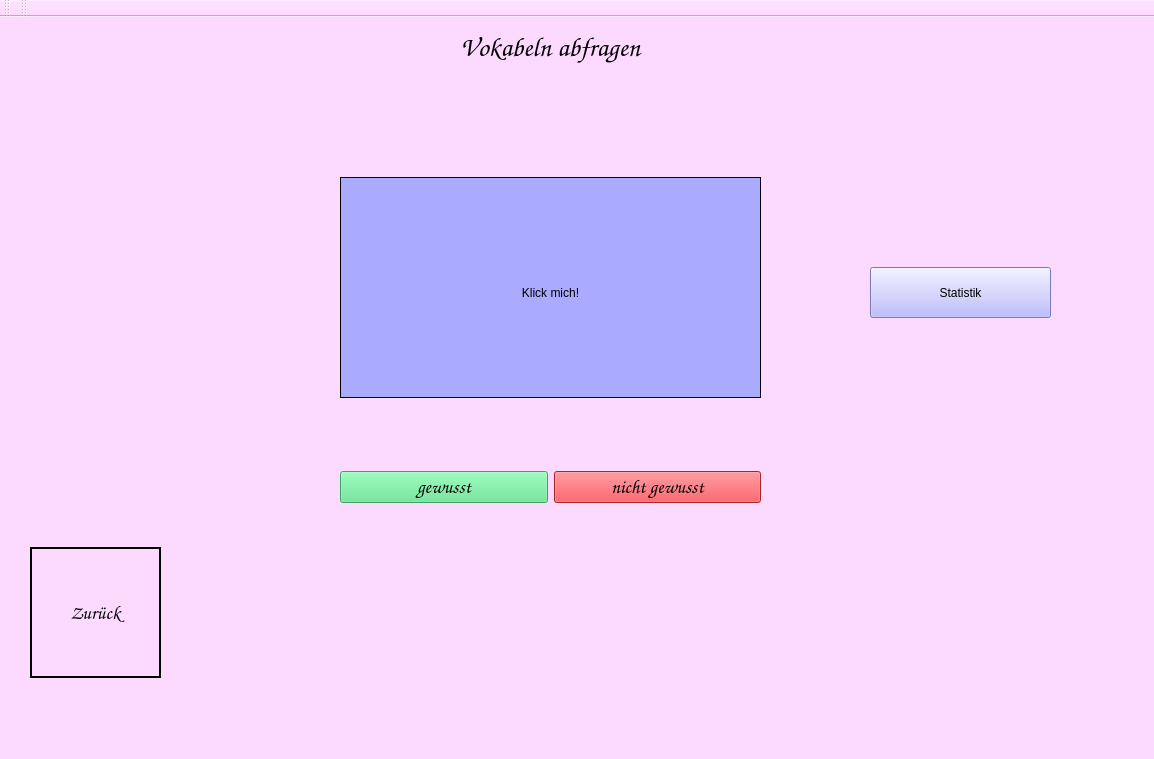
<?xml version="1.0" encoding="UTF-8"?>
<ui version="4.0">
 <class>WindowVocabularyAsking</class>
 <widget class="QMainWindow" name="WindowVocabularyAsking">
  <property name="geometry">
   <rect>
    <x>0</x>
    <y>0</y>
    <width>1154</width>
    <height>759</height>
   </rect>
  </property>
  <property name="windowTitle">
   <string>Vokabln_abfragen</string>
  </property>
  <property name="styleSheet">
   <string notr="true">background-color: rgb(252, 217, 255);</string>
  </property>
  <widget class="QWidget" name="centralwidget">
   <widget class="QLabel" name="label">
    <property name="geometry">
     <rect>
      <x>450</x>
      <y>10</y>
      <width>201</width>
      <height>41</height>
     </rect>
    </property>
    <property name="font">
     <font>
      <family>Comic Sans MS</family>
      <pointsize>20</pointsize>
      <bold>true</bold>
     </font>
    </property>
    <property name="layoutDirection">
     <enum>Qt::LayoutDirection::LeftToRight</enum>
    </property>
    <property name="text">
     <string>Vokabeln abfragen</string>
    </property>
    <property name="alignment">
     <set>Qt::AlignmentFlag::AlignCenter</set>
    </property>
   </widget>
   <widget class="QLabel" name="label_2">
    <property name="geometry">
     <rect>
      <x>30</x>
      <y>530</y>
      <width>131</width>
      <height>131</height>
     </rect>
    </property>
    <property name="text">
     <string/>
    </property>
    <property name="pixmap">
     <pixmap>../pictures/horse_back.png</pixmap>
    </property>
    <property name="scaledContents">
     <bool>true</bool>
    </property>
   </widget>
   <widget class="QPushButton" name="pb_back">
    <property name="geometry">
     <rect>
      <x>30</x>
      <y>530</y>
      <width>131</width>
      <height>131</height>
     </rect>
    </property>
    <property name="font">
     <font>
      <family>Comic Sans MS</family>
      <pointsize>14</pointsize>
      <bold>true</bold>
     </font>
    </property>
    <property name="styleSheet">
     <string notr="true">background-color: transparent;
border-color: rgb(0, 0, 0);
border: 2px solid black;</string>
    </property>
    <property name="text">
     <string>Zurück</string>
    </property>
   </widget>
   <widget class="QFrame" name="karte">
    <property name="geometry">
     <rect>
      <x>340</x>
      <y>160</y>
      <width>421</width>
      <height>221</height>
     </rect>
    </property>
    <property name="styleSheet">
     <string notr="true">background-color: rgb(170, 170, 255)
</string>
    </property>
    <property name="frameShape">
     <enum>QFrame::Shape::StyledPanel</enum>
    </property>
    <property name="frameShadow">
     <enum>QFrame::Shadow::Raised</enum>
    </property>
    <widget class="QPushButton" name="pb_card">
     <property name="geometry">
      <rect>
       <x>0</x>
       <y>0</y>
       <width>421</width>
       <height>221</height>
      </rect>
     </property>
     <property name="styleSheet">
      <string notr="true">background-color: transparent;
border-color: rgb(0, 0, 0);
border: 1px solid black;</string>
     </property>
     <property name="text">
      <string/>
     </property>
    </widget>
    <widget class="QWidget" name="verticalLayoutWidget">
     <property name="geometry">
      <rect>
       <x>0</x>
       <y>0</y>
       <width>421</width>
       <height>231</height>
      </rect>
     </property>
     <layout class="QVBoxLayout" name="verticalLayout_3">
      <item>
       <widget class="QLabel" name="l_card">
        <property name="text">
         <string>Klick mich!</string>
        </property>
        <property name="alignment">
         <set>Qt::AlignmentFlag::AlignCenter</set>
        </property>
       </widget>
      </item>
     </layout>
    </widget>
    <zorder>verticalLayoutWidget</zorder>
    <zorder>pb_card</zorder>
   </widget>
   <widget class="QWidget" name="horizontalLayoutWidget">
    <property name="geometry">
     <rect>
      <x>340</x>
      <y>430</y>
      <width>421</width>
      <height>80</height>
     </rect>
    </property>
    <layout class="QHBoxLayout" name="horizontalLayout">
     <item>
      <widget class="QPushButton" name="pb_known">
       <property name="font">
        <font>
         <family>Comic Sans MS</family>
         <pointsize>14</pointsize>
         <bold>true</bold>
        </font>
       </property>
       <property name="styleSheet">
        <string notr="true">background-color: rgb(87, 227, 137);</string>
       </property>
       <property name="text">
        <string>gewusst</string>
       </property>
      </widget>
     </item>
     <item>
      <widget class="QPushButton" name="pb_not_known">
       <property name="font">
        <font>
         <family>Comic Sans MS</family>
         <pointsize>14</pointsize>
         <bold>true</bold>
        </font>
       </property>
       <property name="styleSheet">
        <string notr="true">
background-color: rgb(237, 51, 59);</string>
       </property>
       <property name="text">
        <string>nicht gewusst</string>
       </property>
      </widget>
     </item>
    </layout>
   </widget>
   <widget class="QPushButton" name="pb_statistic">
    <property name="geometry">
     <rect>
      <x>870</x>
      <y>250</y>
      <width>181</width>
      <height>51</height>
     </rect>
    </property>
    <property name="styleSheet">
     <string notr="true">background-color: rgb(170, 170, 255);</string>
    </property>
    <property name="text">
     <string>Statistik</string>
    </property>
   </widget>
  </widget>
  <widget class="QMenuBar" name="menubar">
   <property name="geometry">
    <rect>
     <x>0</x>
     <y>0</y>
     <width>1154</width>
     <height>23</height>
    </rect>
   </property>
  </widget>
  <widget class="QStatusBar" name="statusbar"/>
  <widget class="QToolBar" name="toolBar">
   <property name="windowTitle">
    <string>toolBar</string>
   </property>
   <attribute name="toolBarArea">
    <enum>TopToolBarArea</enum>
   </attribute>
   <attribute name="toolBarBreak">
    <bool>false</bool>
   </attribute>
  </widget>
  <widget class="QToolBar" name="toolBar_2">
   <property name="windowTitle">
    <string>toolBar_2</string>
   </property>
   <attribute name="toolBarArea">
    <enum>TopToolBarArea</enum>
   </attribute>
   <attribute name="toolBarBreak">
    <bool>false</bool>
   </attribute>
  </widget>
 </widget>
 <resources/>
 <connections/>
</ui>
